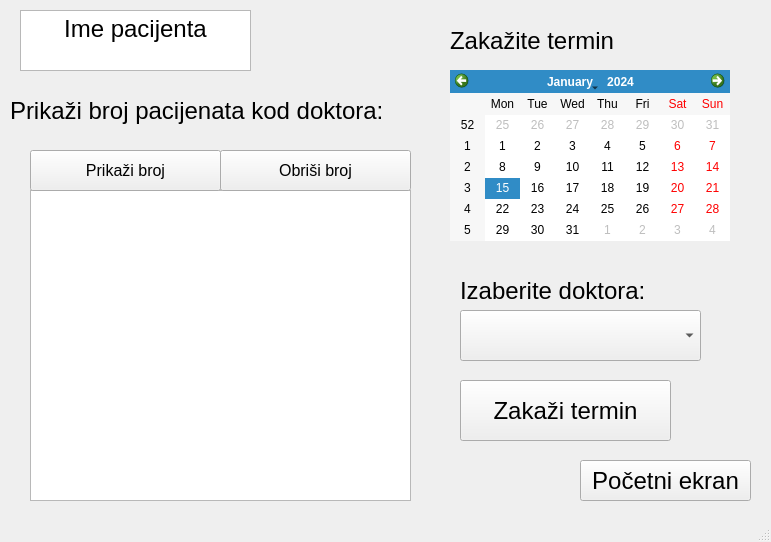
<?xml version="1.0" encoding="UTF-8"?>
<ui version="4.0">
 <class>DoktorWindow</class>
 <widget class="QMainWindow" name="DoktorWindow">
  <property name="geometry">
   <rect>
    <x>0</x>
    <y>0</y>
    <width>771</width>
    <height>542</height>
   </rect>
  </property>
  <property name="windowTitle">
   <string>MainWindow</string>
  </property>
  <widget class="QWidget" name="centralwidget">
   <widget class="QTextEdit" name="pacijentKorisnickoIme">
    <property name="geometry">
     <rect>
      <x>20</x>
      <y>10</y>
      <width>231</width>
      <height>61</height>
     </rect>
    </property>
    <property name="font">
     <font>
      <pointsize>18</pointsize>
     </font>
    </property>
    <property name="html">
     <string>&lt;!DOCTYPE HTML PUBLIC &quot;-//W3C//DTD HTML 4.0//EN&quot; &quot;http://www.w3.org/TR/REC-html40/strict.dtd&quot;&gt;
&lt;html&gt;&lt;head&gt;&lt;meta name=&quot;qrichtext&quot; content=&quot;1&quot; /&gt;&lt;style type=&quot;text/css&quot;&gt;
p, li { white-space: pre-wrap; }
&lt;/style&gt;&lt;/head&gt;&lt;body style=&quot; font-family:'Fira Sans Semi-Light'; font-size:18pt; font-weight:400; font-style:normal;&quot;&gt;
&lt;p align=&quot;center&quot; style=&quot; margin-top:0px; margin-bottom:0px; margin-left:0px; margin-right:0px; -qt-block-indent:0; text-indent:0px;&quot;&gt;Ime pacijenta&lt;/p&gt;&lt;/body&gt;&lt;/html&gt;</string>
    </property>
   </widget>
   <widget class="QComboBox" name="pacijentCombo">
    <property name="geometry">
     <rect>
      <x>460</x>
      <y>310</y>
      <width>241</width>
      <height>51</height>
     </rect>
    </property>
    <property name="font">
     <font>
      <pointsize>18</pointsize>
     </font>
    </property>
    <property name="currentText">
     <string extracomment="Pacijent"/>
    </property>
   </widget>
   <widget class="QLabel" name="pacijentIzaberi">
    <property name="geometry">
     <rect>
      <x>460</x>
      <y>270</y>
      <width>231</width>
      <height>41</height>
     </rect>
    </property>
    <property name="font">
     <font>
      <pointsize>18</pointsize>
     </font>
    </property>
    <property name="text">
     <string>Izaberite doktora:</string>
    </property>
   </widget>
   <widget class="QLabel" name="pacijentZakazi_2">
    <property name="geometry">
     <rect>
      <x>450</x>
      <y>20</y>
      <width>231</width>
      <height>41</height>
     </rect>
    </property>
    <property name="font">
     <font>
      <pointsize>18</pointsize>
     </font>
    </property>
    <property name="text">
     <string>Zakažite termin</string>
    </property>
   </widget>
   <widget class="QCalendarWidget" name="calendarWidget">
    <property name="geometry">
     <rect>
      <x>450</x>
      <y>70</y>
      <width>280</width>
      <height>171</height>
     </rect>
    </property>
   </widget>
   <widget class="QGraphicsView" name="pacijentGrafik">
    <property name="geometry">
     <rect>
      <x>30</x>
      <y>190</y>
      <width>381</width>
      <height>311</height>
     </rect>
    </property>
   </widget>
   <widget class="QPushButton" name="pacijentZakazi">
    <property name="geometry">
     <rect>
      <x>460</x>
      <y>380</y>
      <width>211</width>
      <height>61</height>
     </rect>
    </property>
    <property name="font">
     <font>
      <pointsize>18</pointsize>
     </font>
    </property>
    <property name="text">
     <string>Zakaži termin</string>
    </property>
   </widget>
   <widget class="QPushButton" name="pacijentPrikazi">
    <property name="geometry">
     <rect>
      <x>30</x>
      <y>150</y>
      <width>191</width>
      <height>41</height>
     </rect>
    </property>
    <property name="font">
     <font>
      <pointsize>12</pointsize>
     </font>
    </property>
    <property name="text">
     <string>Prikaži broj</string>
    </property>
   </widget>
   <widget class="QPushButton" name="pacijentObrisi">
    <property name="geometry">
     <rect>
      <x>220</x>
      <y>150</y>
      <width>191</width>
      <height>41</height>
     </rect>
    </property>
    <property name="font">
     <font>
      <pointsize>12</pointsize>
     </font>
    </property>
    <property name="text">
     <string>Obriši broj</string>
    </property>
   </widget>
   <widget class="QLabel" name="pacijentGrafikLabel">
    <property name="geometry">
     <rect>
      <x>10</x>
      <y>90</y>
      <width>431</width>
      <height>41</height>
     </rect>
    </property>
    <property name="font">
     <font>
      <pointsize>18</pointsize>
     </font>
    </property>
    <property name="text">
     <string>Prikaži broj pacijenata kod doktora:</string>
    </property>
   </widget>
   <widget class="QPushButton" name="pacijentPocetni">
    <property name="geometry">
     <rect>
      <x>580</x>
      <y>460</y>
      <width>171</width>
      <height>41</height>
     </rect>
    </property>
    <property name="font">
     <font>
      <pointsize>18</pointsize>
     </font>
    </property>
    <property name="text">
     <string>Početni ekran</string>
    </property>
   </widget>
  </widget>
  <widget class="QStatusBar" name="statusbar"/>
 </widget>
 <resources/>
 <connections/>
</ui>
